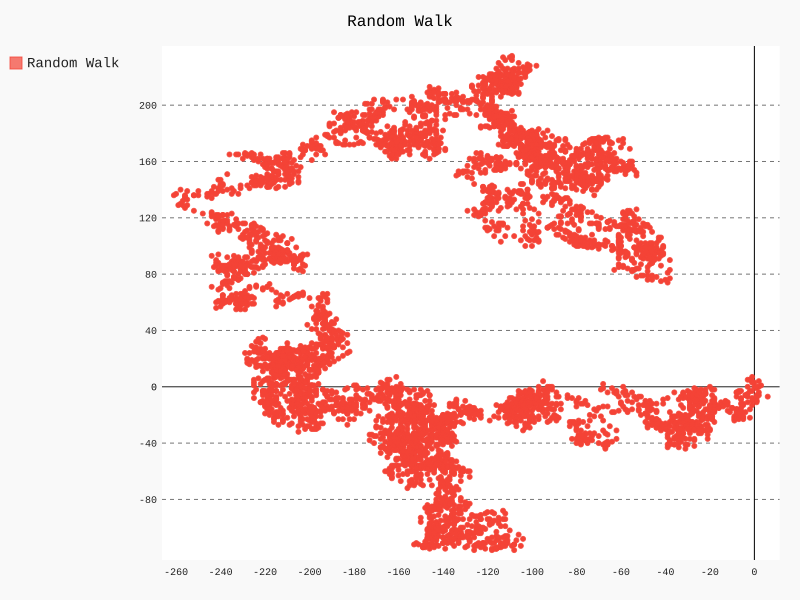

Write Python code to recreate this figure.
import pygal 

from random_walk import RandomWalk

# Generate the series of x- and y-values.

while True:
	rw = RandomWalk()
	rw.fill_walk()

	# make list of points.
	rw_points = [(rw.x_values[j], rw.y_values[j]) for j in range(rw.num_points)]

	# create scatter plot: for this we will set 'stroke=False'
	rw_scatter = pygal.XY(stroke=False)
	rw_scatter.title = 'Random Walk'

	# add the data series to the scatter plot.
	rw_scatter.add('Random Walk', rw_points)

	rw_scatter.render_to_file('pygal_randomwalk.svg')

	keep_running = input("Make another random walk? (y/n): ")
	if keep_running == 'n':
		break
